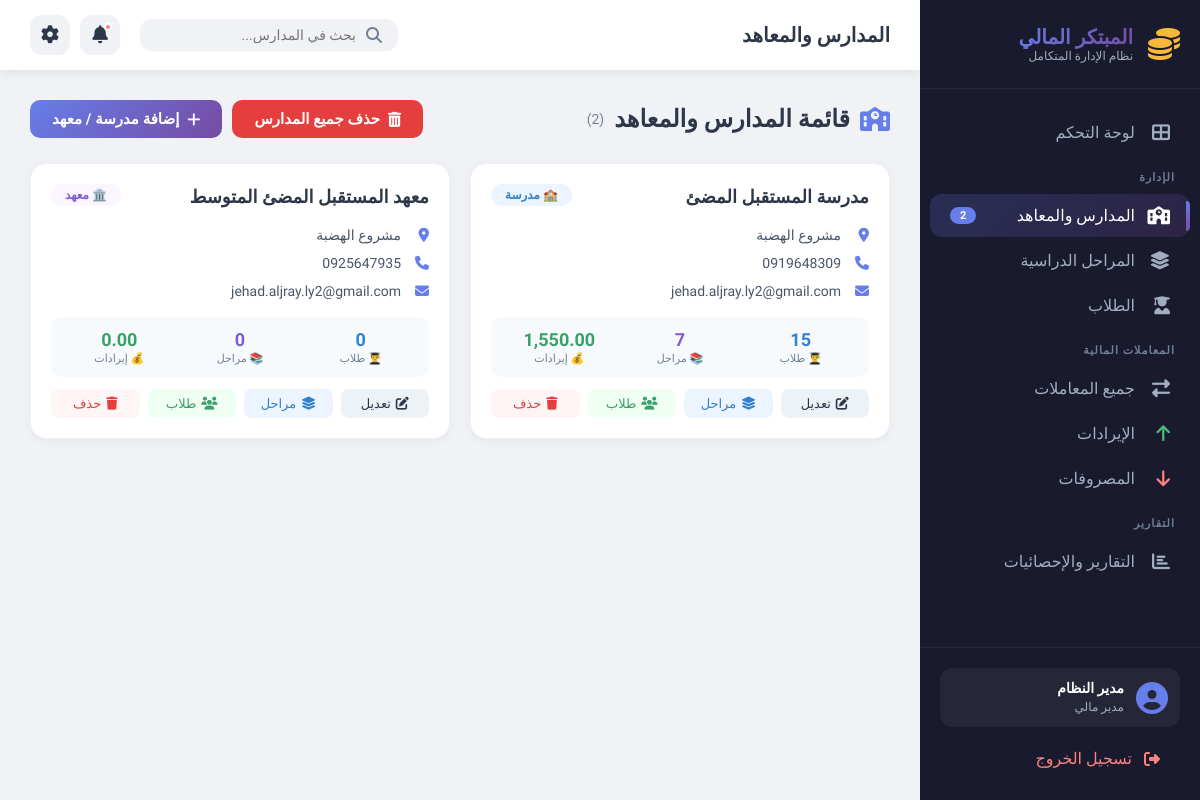
Page /modules/schools/index.php on the committed database.
### tables this page shows
CREATE TABLE `schools` (
  `id` int(11) NOT NULL,
  `name` varchar(100) NOT NULL,
  `type` enum('school','institute') NOT NULL,
  `address` text DEFAULT NULL,
  `phone` varchar(20) DEFAULT NULL,
  `email` varchar(100) DEFAULT NULL,
  `created_at` timestamp NOT NULL DEFAULT current_timestamp()
);

### includes/functions.php (called while the page is built, shortened)
<?php
function getSchoolStats($school_id) {
    global $pdo;
    $stmt = $pdo->prepare("SELECT COUNT(*) FROM students WHERE school_id = ?");
    $stmt->execute([$school_id]);
    $total_students = (int)$stmt->fetchColumn();
    $stmt = $pdo->prepare("SELECT COUNT(*) FROM stages WHERE school_id = ?");
    $stmt->execute([$school_id]);
    $total_stages = (int)$stmt->fetchColumn();
    $stmt = $pdo->prepare("
        SELECT COALESCE(SUM(t.amount), 0)
        FROM transactions t
        JOIN students s ON t.student_id = s.id
        WHERE s.school_id = ?
        AND t.type = 'income'
        AND t.status = 'paid'
    ");
    $stmt->execute([$school_id]);
    $total_income = (float)$stmt->fetchColumn();
    $stmt = $pdo->prepare("
        SELECT COALESCE(SUM(t.amount), 0)
        FROM transactions t
        JOIN students s ON t.student_id = s.id
        WHERE s.school_id = ?
        AND t.type = 'expense'
        AND t.status = 'paid'
    ");
    $stmt->execute([$school_id]);
    $total_expenses = (float)$stmt->fetchColumn();
    return [
        'total_students' => $total_students,
        'total_stages' => $total_stages,
        'total_income' => $total_income,
        'total_expenses' => $total_expenses
    ];
}
function getSchools() {
    global $pdo;
    $stmt = $pdo->query("SELECT * FROM schools ORDER BY name");
    return $stmt->fetchAll();
}
?>

### modules/schools/index.php (the view, shortened to what this page needs)
<?php
require_once '../../config/database.php';
require_once '../../includes/functions.php';
$schools = getSchools();
?>
<!DOCTYPE html>
<html lang="ar" dir="rtl">
<head>
    <link rel="stylesheet" href="../../assets/css/dashboard.css">
    <link rel="stylesheet" href="https://cdnjs.cloudflare.com/ajax/libs/font-awesome/6.5.0/css/all.min.css">
</head>
<body>
    <div class="dashboard-wrapper">
        <aside class="sidebar">
            <div class="sidebar-header">
                <div class="logo-container">
                    <i class="fas fa-coins logo-icon"></i>
                    <div class="logo-text">
                        <h2>المبتكر المالي</h2>
                        <span>نظام الإدارة المتكامل</span>
                    </div>
                </div>
            </div>
            <nav class="sidebar-nav">
                <ul>
                    <li class="nav-item">
                        <a href="../../index.php">
                            <i class="fas fa-th-large"></i>
                            <span>لوحة التحكم</span>
                        </a>
                    </li>
                    <li class="nav-section">الإدارة</li>
                    <li class="nav-item active">
                        <a href="index.php">
                            <i class="fas fa-school"></i>
                            <span>المدارس والمعاهد</span>
                            <span class="badge"><?php echo count($schools); ?></span>
                        </a>
                    </li>
                    <li class="nav-item">
                        <a href="../stages/index.php">
                            <i class="fas fa-layer-group"></i>
                            <span>المراحل الدراسية</span>
                        </a>
                    </li>
                    <li class="nav-item">
                        <a href="../students/index.php">
                            <i class="fas fa-user-graduate"></i>
                            <span>الطلاب</span>
                        </a>
                    </li>
                    <li class="nav-section">المعاملات المالية</li>
                    <li class="nav-item">
                        <a href="../transactions/index.php">
                            <i class="fas fa-exchange-alt"></i>
                            <span>جميع المعاملات</span>
                        </a>
                    </li>
                    <li class="nav-item">
                        <a href="../transactions/income.php">
                            <i class="fas fa-arrow-up text-success"></i>
                            <span>الإيرادات</span>
                        </a>
                    </li>
                    <li class="nav-item">
                        <a href="../transactions/expense.php">
                            <i class="fas fa-arrow-down text-danger"></i>
                            <span>المصروفات</span>
                        </a>
                    </li>
                    <li class="nav-section">التقارير</li>
                    <li class="nav-item">
                        <a href="../reports/index.php">
                            <i class="fas fa-chart-bar"></i>
                            <span>التقارير والإحصائيات</span>
                        </a>
                    </li>
                </ul>
            </nav>
            <div class="sidebar-footer">
                <div class="user-info">
                    <i class="fas fa-user-circle"></i>
                    <div>
                        <span class="user-name">مدير النظام</span>
                        <span class="user-role">مدير مالي</span>
                    </div>
                </div>
                <a href="#" class="logout-btn">
                    <i class="fas fa-sign-out-alt"></i>
                    <span>تسجيل الخروج</span>
                </a>
            </div>
        </aside>
        <main class="main-content">
            <header class="top-header">
                <div class="header-left">
                    <h1>المدارس والمعاهد</h1>
                </div>
                <div class="header-right">
                    <div class="search-box">
                        <i class="fas fa-search"></i>
                        <input type="text" placeholder="بحث في المدارس..." id="searchInput">
                    </div>
                    <div class="header-actions">
                        <button class="icon-btn" title="الإشعارات">
                            <i class="fas fa-bell"></i>
                            <span class="notification-dot"></span>
                        </button>
                        <button class="icon-btn" title="الإعدادات">
                            <i class="fas fa-cog"></i>
                        </button>
                    </div>
                </div>
            </header>
            <div class="content-area">
                <div class="page-header">
                    <h2>
                        <i class="fas fa-school" style="color: #667eea;"></i>
                        قائمة المدارس والمعاهد
                        <span style="font-size: 14px; color: #718096; font-weight: 400;">
                            (<?php echo count($schools); ?>)
                        </span>
                    </h2>
                    <div class="header-actions">
                        <?php if (count($schools) > 0): ?>
                        <button onclick="confirmDeleteAll()" class="btn-delete-all">
                            <i class="fas fa-trash-alt"></i>
                            حذف جميع المدارس
                        </button>
                        <?php endif; ?>
                        <a href="add.php" class="btn-add">
                            <i class="fas fa-plus"></i>
                            إضافة مدرسة / معهد
                        </a>
                    </div>
                </div>
                <?php if (count($schools) > 0): ?>
                <div class="schools-grid" id="schoolsGrid">
                    <?php foreach($schools as $school):
                        $stats = getSchoolStats($school['id']);
                    ?>
                    <div class="school-card" data-name="<?php echo strtolower($school['name']); ?>">
                        <div class="card-header">
                            <h3 class="school-name"><?php echo htmlspecialchars($school['name']); ?></h3>
                            <span class="school-type <?php echo $school['type']; ?>">
                                <?php echo $school['type'] == 'school' ? '🏫 مدرسة' : '🏛️ معهد'; ?>
                            </span>
                        </div>
                        <div class="card-body">
                            <?php if ($school['address']): ?>
                            <div class="info-row">
                                <i class="fas fa-map-marker-alt"></i>
                                <span><?php echo htmlspecialchars($school['address']); ?></span>
                            </div>
                            <?php endif; ?>
                            <?php if ($school['phone']): ?>
                            <div class="info-row">
                                <i class="fas fa-phone"></i>
                                <span><?php echo htmlspecialchars($school['phone']); ?></span>
                            </div>
                            <?php endif; ?>
                            <?php if ($school['email']): ?>
                            <div class="info-row">
                                <i class="fas fa-envelope"></i>
                                <span><?php echo htmlspecialchars($school['email']); ?></span>
                            </div>
                            <?php endif; ?>
                        </div>
                        <div class="stats-row">
                            <div class="stat-item">
                                <span class="stat-number students"><?php echo $stats['total_students'] ?? 0; ?></span>
                                <span class="stat-label">👨‍🎓 طلاب</span>
                            </div>
                            <div class="stat-item">
                                <span class="stat-number stages"><?php echo $stats['total_stages'] ?? 0; ?></span>
                                <span class="stat-label">📚 مراحل</span>
                            </div>
                            <div class="stat-item">
                                <span class="stat-number income"><?php echo number_format($stats['total_income'] ?? 0, 2); ?></span>
                                <span class="stat-label">💰 إيرادات</span>
                            </div>
                        </div>
                        <div class="card-actions">
                            <a href="edit.php?id=<?php echo $school['id']; ?>" class="btn-edit">
                                <i class="fas fa-edit"></i> تعديل
                            </a>
                            <a href="../stages/index.php?school_id=<?php echo $school['id']; ?>" class="btn-stages">
                                <i class="fas fa-layer-group"></i> مراحل
                            </a>
                            <a href="../students/index.php?school_id=<?php echo $school['id']; ?>" class="btn-students">
                                <i class="fas fa-users"></i> طلاب
                            </a>
                            <a href="#" class="btn-delete" onclick="confirmDelete(<?php echo $school['id']; ?>, '<?php echo addslashes($school['name']); ?>')">
                                <i class="fas fa-trash"></i> حذف
                            </a>
                        </div>
                    </div>
                    <?php endforeach; ?>
                </div>
                <?php endif; ?>
            </div>
        </main>
    </div>
</body>
</html>

### assets/css/dashboard.css (style rules this page uses)
:root { --sidebar-width: 280px; --sidebar-bg: #1a1a2e; --sidebar-hover: #16213e; --primary: #667eea; --primary-dark: #5a67d8; --secondary: #764ba2; --success: #48bb78; --danger: #fc8181; --warning: #f6ad55; --gold: #f6b93b; --bg-main: #f0f2f5; --text-primary: #2d3748; --text-secondary: #718096; --shadow: 0 2px 10px rgba(0, 0, 0, 0.08); --shadow-hover: 0 10px 30px rgba(0, 0, 0, 0.12); --radius: 16px; --transition: all 0.3s cubic-bezier(0.4, 0, 0.2, 1); }
* { margin: 0; padding: 0; box-sizing: border-box; }
body { font-family: 'Tajawal', sans-serif; background: var(--bg-main); color: var(--text-primary); overflow-x: hidden; }
.dashboard-wrapper { display: flex; min-height: 100vh; }
.sidebar { width: var(--sidebar-width); background: var(--sidebar-bg); color: #fff; position: fixed; top: 0; right: 0; height: 100vh; overflow-y: auto; z-index: 1000; transition: var(--transition); display: flex; flex-direction: column; }
.sidebar-header { padding: 25px 20px; border-bottom: 1px solid rgba(255, 255, 255, 0.05); }
.logo-container { display: flex; align-items: center; gap: 15px; }
.logo-icon { font-size: 32px; color: var(--gold); animation: pulse 2s infinite; }
.logo-text h2 { font-size: 20px; font-weight: 800; background: linear-gradient(135deg, #667eea, #764ba2); -webkit-background-clip: text; -webkit-text-fill-color: transparent; background-clip: text; }
.logo-text span { font-size: 12px; color: #a0aec0; display: block; -webkit-text-fill-color: #a0aec0; }
.sidebar-nav { flex: 1; padding: 20px 0; }
.sidebar-nav ul { list-style: none; }
.nav-section { padding: 15px 25px 8px; font-size: 11px; color: #718096; text-transform: uppercase; letter-spacing: 1px; font-weight: 700; }
.nav-item { margin: 2px 10px; }
.nav-item a { display: flex; align-items: center; gap: 15px; padding: 12px 20px; color: #a0aec0; text-decoration: none; border-radius: 12px; transition: var(--transition); position: relative; }
.nav-item.active a { background: linear-gradient(135deg, rgba(102, 126, 234, 0.2), rgba(118, 75, 162, 0.2)); color: #fff; }
.nav-item.active a::before { content: ''; position: absolute; right: 0; top: 50%; transform: translateY(-50%); width: 4px; height: 30px; background: linear-gradient(135deg, var(--primary), var(--secondary)); border-radius: 0 4px 4px 0; }
.nav-item a i { width: 20px; font-size: 18px; }
.nav-item a span:not(.badge) { flex: 1; }
.badge { background: var(--primary); color: #fff; padding: 2px 10px; border-radius: 20px; font-size: 11px; font-weight: 700; }
.text-success { color: var(--success) !important; }
.text-danger { color: var(--danger) !important; }
.sidebar-footer { padding: 20px; border-top: 1px solid rgba(255, 255, 255, 0.05); }
.user-info { display: flex; align-items: center; gap: 12px; padding: 12px; border-radius: 12px; background: rgba(255, 255, 255, 0.05); margin-bottom: 10px; }
.user-info i { font-size: 32px; color: var(--primary); }
.user-name { display: block; font-weight: 600; font-size: 14px; }
.user-role { font-size: 12px; color: #a0aec0; }
.logout-btn { display: flex; align-items: center; gap: 12px; padding: 12px 20px; color: #fc8181; text-decoration: none; border-radius: 12px; transition: var(--transition); }
.main-content { flex: 1; margin-right: var(--sidebar-width); min-height: 100vh; }
.top-header { background: #fff; padding: 15px 30px; display: flex; justify-content: space-between; align-items: center; box-shadow: var(--shadow); position: sticky; top: 0; z-index: 999; }
.header-left { display: flex; align-items: center; gap: 20px; }
.header-left h1 { font-size: 20px; font-weight: 700; }
.header-right { display: flex; align-items: center; gap: 20px; }
.search-box { display: flex; align-items: center; background: var(--bg-main); border-radius: 12px; padding: 8px 16px; gap: 10px; }
.search-box i { color: var(--text-secondary); }
.search-box input { border: none; background: none; outline: none; font-family: 'Tajawal', sans-serif; font-size: 14px; width: 200px; }
.header-actions { display: flex; gap: 10px; }
.icon-btn { width: 40px; height: 40px; border: none; border-radius: 12px; background: var(--bg-main); color: var(--text-primary); font-size: 18px; cursor: pointer; transition: var(--transition); position: relative; }
.notification-dot { position: absolute; top: 8px; right: 8px; width: 8px; height: 8px; background: var(--danger); border-radius: 50%; border: 2px solid #fff; }
.content-area { padding: 30px; }
.stat-number { font-size: 28px; font-weight: 800; margin: 5px 0; }

### rows in the picture
schools: name "مدرسة المستقبل المضئ", type "🏫 مدرسة", address "مشروع الهضبة", phone "0919648309", email "jehad.aljray.ly2@gmail.com", total_students "15", total_stages "7", total_income "1,550.00"
schools: name "معهد المستقبل المضئ المتوسط", type "🏛️ معهد", address "مشروع الهضبة", phone "0925647935", email "jehad.aljray.ly2@gmail.com", total_students "0", total_stages "0", total_income "0.00"

### other values in the picture
count($schools) "2"
